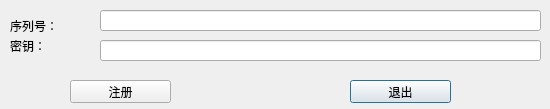
<?xml version="1.0" encoding="UTF-8"?>
<ui version="4.0">
 <class>CryptDialog</class>
 <widget class="QDialog" name="CryptDialog">
  <property name="geometry">
   <rect>
    <x>0</x>
    <y>0</y>
    <width>550</width>
    <height>109</height>
   </rect>
  </property>
  <property name="windowTitle">
   <string>Dialog</string>
  </property>
  <widget class="QLineEdit" name="lineEditSerials">
   <property name="geometry">
    <rect>
     <x>100</x>
     <y>10</y>
     <width>441</width>
     <height>21</height>
    </rect>
   </property>
  </widget>
  <widget class="QPushButton" name="pushButton_2">
   <property name="geometry">
    <rect>
     <x>350</x>
     <y>80</y>
     <width>101</width>
     <height>23</height>
    </rect>
   </property>
   <property name="text">
    <string>退出</string>
   </property>
  </widget>
  <widget class="QLineEdit" name="lineEdit_Crypt">
   <property name="geometry">
    <rect>
     <x>100</x>
     <y>40</y>
     <width>441</width>
     <height>21</height>
    </rect>
   </property>
  </widget>
  <widget class="QLabel" name="label_2">
   <property name="geometry">
    <rect>
     <x>10</x>
     <y>40</y>
     <width>54</width>
     <height>12</height>
    </rect>
   </property>
   <property name="text">
    <string>密钥：</string>
   </property>
  </widget>
  <widget class="QLabel" name="label">
   <property name="geometry">
    <rect>
     <x>10</x>
     <y>20</y>
     <width>54</width>
     <height>12</height>
    </rect>
   </property>
   <property name="text">
    <string>序列号：</string>
   </property>
  </widget>
  <widget class="QPushButton" name="pushButton">
   <property name="geometry">
    <rect>
     <x>70</x>
     <y>80</y>
     <width>101</width>
     <height>23</height>
    </rect>
   </property>
   <property name="text">
    <string>注册</string>
   </property>
  </widget>
 </widget>
 <resources/>
 <connections/>
</ui>
